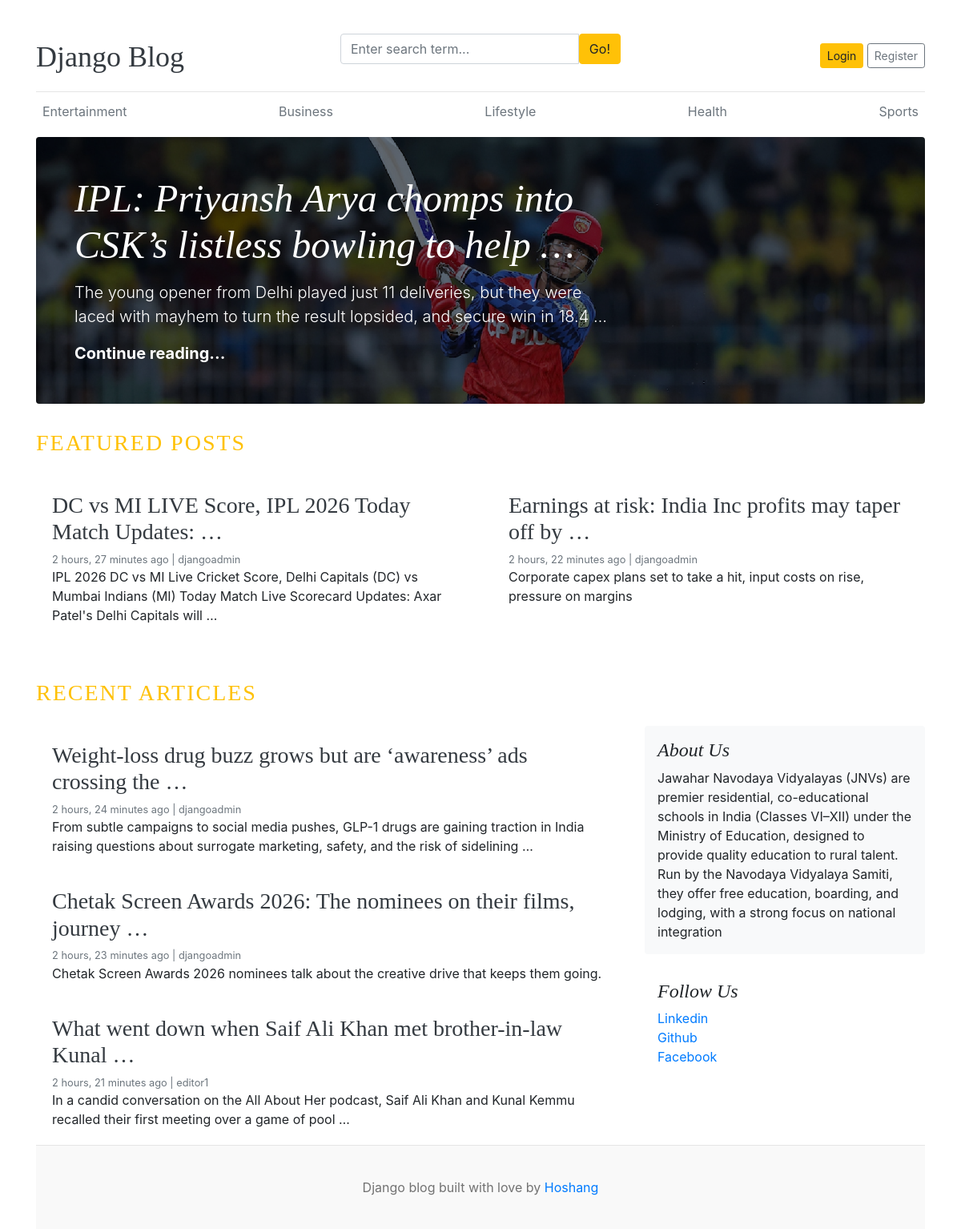
The page / on the database its author committed.
### blogs/models.py (models this page shows, shortened)
class Category(models.Model):
    category_name = models.CharField(max_length=50, unique=True )
    created_at = models.DateTimeField(auto_now_add=True)
    updated_at = models.DateTimeField(auto_now=True)
    class Meta:
        verbose_name_plural = 'Categories'

class Blog(models.Model):
    title=models.CharField(max_length=100)
    slug=models.SlugField(max_length=150,unique=True,blank=True)
    category=models.ForeignKey(Category,on_delete=models.CASCADE)
    author=models.ForeignKey(User,on_delete=models.CASCADE)
    featured_image=models.ImageField(upload_to='uploads/%Y/%m/%d')
    short_description=models.TextField(max_length=500)
    blog_body=models.TextField(max_length=2000)
    status=models.CharField(max_length=20,choices=STATUS_CHOICES,default='Draft')
    is_featured=models.BooleanField(default=False)
    created_at=models.DateTimeField(auto_now_add=True)
    updated_at=models.DateTimeField(auto_now=True)

### assignments/models.py (models this page shows, shortened)
class About(models.Model):
    about_heading=models.CharField(max_length=100)
    about_description=models.TextField(max_length=500)
    class Meta:
        verbose_name_plural='About'

class SocialLinks(models.Model):
    platform=models.CharField(max_length=50)
    link=models.URLField(max_length=200)
    created_at=models.DateTimeField(auto_now_add=True)
    updated_at=models.DateTimeField(auto_now=True)

### blog_main/views.py (the view)
# urls.py: 2. Add a URL to urlpatterns:  path('', views.home, name='home')
def home(request):
    featured_posts=Blog.objects.filter(is_featured=True,status='Published').order_by('updated_at')
    posts=Blog.objects.filter(is_featured=False,status='Published').order_by('updated_at')
    try:
        about = About.objects.get()
    except:
        about=None
    context={
        'featured_posts': featured_posts,
        'posts': posts,
        'about': about,
    }
    return render(request, 'home.html', context)

### blogs/context_processors.py (called while the page is built)
def get_categories(request):
    categories = Category.objects.all()
    return dict(categories=categories)

def get_social_links(request):
    social_links=SocialLinks.objects.all()
    return dict(social_links=social_links)

### templates/home.html
﻿{% extends 'base.html' %}
{% block content %}
    {% for post in featured_posts %}
    {% if forloop.first %}
    <div class="jumbotron p-3 p-md-5 text-white rounded bg-dark" style="background-image: url({{ post.featured_image.url }} );background-blend-mode: overlay;background-size:cover;">
      <div class="col-md-8 px-0">
        <h1 class="display-4 font-italic">{{ post.title | truncatewords:10 }}</h1>
        <p class="lead my-3">{{post.short_description|truncatewords:25}}</p>
        <p class="lead mb-0"><a href="{% url 'blog' post.slug %}" class="text-white font-weight-bold">Continue reading...</a></p>
      </div>
    </div>
    {% endif %}
    {% endfor %}
    <h3 class="text-uppercase text-warning mt-4 mb-4" style="letter-spacing: 2px;">Featured Posts</h3>
    <div class="row mb-2">
    {% for post in featured_posts %}
      {% if not forloop.first %}
        <div class="col-md-6">
          <div class="card border-0" >
            <div class="card-body">
              <h3><a href="{% url 'blog' post.slug %}" class="text-dark">{{ post.title | truncatewords:10 }}</a></h3>
              <small class="mb-1 text-muted">{{ post.created_at | timesince }} ago | {{ post.author }} </small>
              <p class="card-text">{{ post.short_description|truncatewords:25 }}</p>
            </div>
            </div>
          </div>
        {% endif %}
      {% endfor %}
    </div>
    <h3 class="text-uppercase text-warning mt-5 mb-4" style="letter-spacing: 2px;">Recent Articles</h3>
    <main role="main" class="container p-0">
      <div class="row">
        <div class="col-md-8 blog-main">
           {% for post in posts %}
          <div class="card border-0" >
            <div class="card-body">
              <h3><a href="{% url 'blog' post.slug %}" class="text-dark">{{ post.title | truncatewords:10 }}</a></h3>
              <small class="mb-1 text-muted">{{ post.created_at | timesince }} ago | {{ post.author }} </small>
              <p class="card-text">{{ post.short_description|truncatewords:25 }}</p>
            </div>
          </div>
          {% endfor %}
        </div>
        <aside class="col-md-4 blog-sidebar">
          <div class="p-3 mb-3 bg-light rounded">
            <h4 class="font-italic">{{ about.about_heading }}</h4>
            <p class="mb-0">{{ about.about_description }}</p>
          </div>
          {% if social_links %}
          <div class="p-3">
            <h4 class="font-italic">Follow Us</h4>
            <ol class="list-unstyled">
              {% for link in social_links %}
              <li><a href="{{ link.link }}" target="_blank">{{ link.platform }}</a></li>
              {% endfor %}
            </ol>
          </div>
          {% endif %}
        </aside>
      </div>
    </main>
{% endblock %}

### templates/base.html (shortened to what this page needs)
{% load static %}
<!DOCTYPE html>
<html lang="en">
<head>
    <link href="https://getbootstrap.com/docs/4.0/dist/css/bootstrap.min.css" rel="stylesheet">
    <link href="{% static 'css/blog.css' %}" rel="stylesheet">
    <link rel="stylesheet" href="https://cdnjs.cloudflare.com/ajax/libs/font-awesome/4.7.0/css/font-awesome.min.css">
  </head>
<body>
    <div class="container">
      <header class="blog-header py-3">
        <div class="row flex-nowrap justify-content-between align-items-center">
          <div class="col-4 pt-1">
            <a class="blog-header-logo text-dark" href="/">Django Blog</a>
          </div>
          <div class="col-4">
           <form action="{% url 'search' %}" method="GET">
              <div class="input-group">
                <input class="form-control" type="text" name="keyword" value="{{keyword}}"  placeholder="Enter search term..." aria-label="Enter search term..." aria-describedby="button-search" />
                <button type="submit" class="btn btn-warning" id="button-search" type="button">Go!</button>
            </div>
            </form>
          </div>
          <div class="col-4 d-flex justify-content-end align-items-center">
            {% if not user.is_authenticated %}
                <a class="btn btn-sm btn-warning" href="{% url 'login' %}">Login</a> &nbsp;
                <a class="btn btn-sm btn-outline-secondary" href="{% url 'register' %}">Register</a>
            {% else %}
              <span class="text-muted">
                <a class="btn btn-sm btn-warning" href="{% url 'dashboard' %}">Dashboard</a> &nbsp;
                <a class="btn btn-sm btn-warning" href="{% url 'logout' %}">Logout</a>
              </span>
            {% endif %}
          </div>
        </div>
      </header>
      <div class="nav-scroller py-1 mb-2">
        <nav class="nav d-flex justify-content-between">
          {% for category in categories %}
            <a class="p-2 text-muted" href="{% url 'post_by_category' category.id %}">{{ category.category_name }}</a>
          {% endfor %}
        </nav>
      </div>
{% block content %}
{% endblock %}
<footer class="blog-footer">
  <p>Django blog built with love by <a href="#">Hoshang</a></p>
  </footer>
  </body>
  </html>

### blog_main/static/css/blog.css (style rules this page uses)
.blog-header { border-bottom: 1px solid #e5e5e5; }
.blog-header-logo { font-family: "Playfair Display", Georgia, "Times New Roman", serif; font-size: 2.25rem; }
h1, h2, h3, h4, h5, h6 { font-family: "Playfair Display", Georgia, "Times New Roman", serif; }
.display-4 { font-size: 2.5rem; }
@media (min-width: 768px) { .display-4 { font-size: 3rem; } }
.blog-footer { padding: 2.5rem 0; color: #727272; text-align: center; background-color: #f9f9f9; border-top: .05rem solid #e5e5e5; }
.blog-footer p:last-child { margin-bottom: 0; }

### rows shown on the page
Category: category_name "Entertainment"
Category: category_name "Business"
Category: category_name "Lifestyle"
Category: category_name "Health"
Category: category_name "Sports"
Blog: featured_image (picture), title "IPL: Priyansh Arya chomps into CSK’s listless bowling to help …", short_description "The young opener from Delhi played just 11 deliveries, but they were laced with mayhem to turn the result lopsided, and secure win in 18.4 …"
Blog: title "DC vs MI LIVE Score, IPL 2026 Today Match Updates: …", created_at "2 hours, 27 minutes", author "djangoadmin", short_description "IPL 2026 DC vs MI Live Cricket Score, Delhi Capitals (DC) vs Mumbai Indians (MI) Today Match Live Scorecard Updates: Axar Patel's Delhi Capitals will …"
Blog: title "Earnings at risk: India Inc profits may taper off by …", created_at "2 hours, 22 minutes", author "djangoadmin", short_description "Corporate capex plans set to take a hit, input costs on rise, pressure on margins"
Blog: title "Weight-loss drug buzz grows but are ‘awareness’ ads crossing the …", created_at "2 hours, 24 minutes", author "djangoadmin", short_description "From subtle campaigns to social media pushes, GLP-1 drugs are gaining traction in India raising questions about surrogate marketing, safety, and the risk of sidelining …"
Blog: title "Chetak Screen Awards 2026: The nominees on their films, journey …", created_at "2 hours, 23 minutes", author "djangoadmin", short_description "Chetak Screen Awards 2026 nominees talk about the creative drive that keeps them going."
Blog: title "What went down when Saif Ali Khan met brother-in-law Kunal …", created_at "2 hours, 21 minutes", author "editor1", short_description "In a candid conversation on the All About Her podcast, Saif Ali Khan and Kunal Kemmu recalled their first meeting over a game of pool …"
About: about_heading "About Us", about_description "Jawahar Navodaya Vidyalayas (JNVs) are premier residential, co-educational schools in India (Classes VI–XII) under the Ministry of Education, designed to provide quality education to rural talent. Run by the Navodaya Vidyalaya Samiti, they offer free education, boarding, and lodging, with a strong focus on national integration"
SocialLinks: platform "Linkedin"
SocialLinks: platform "Github"
SocialLinks: platform "Facebook"
